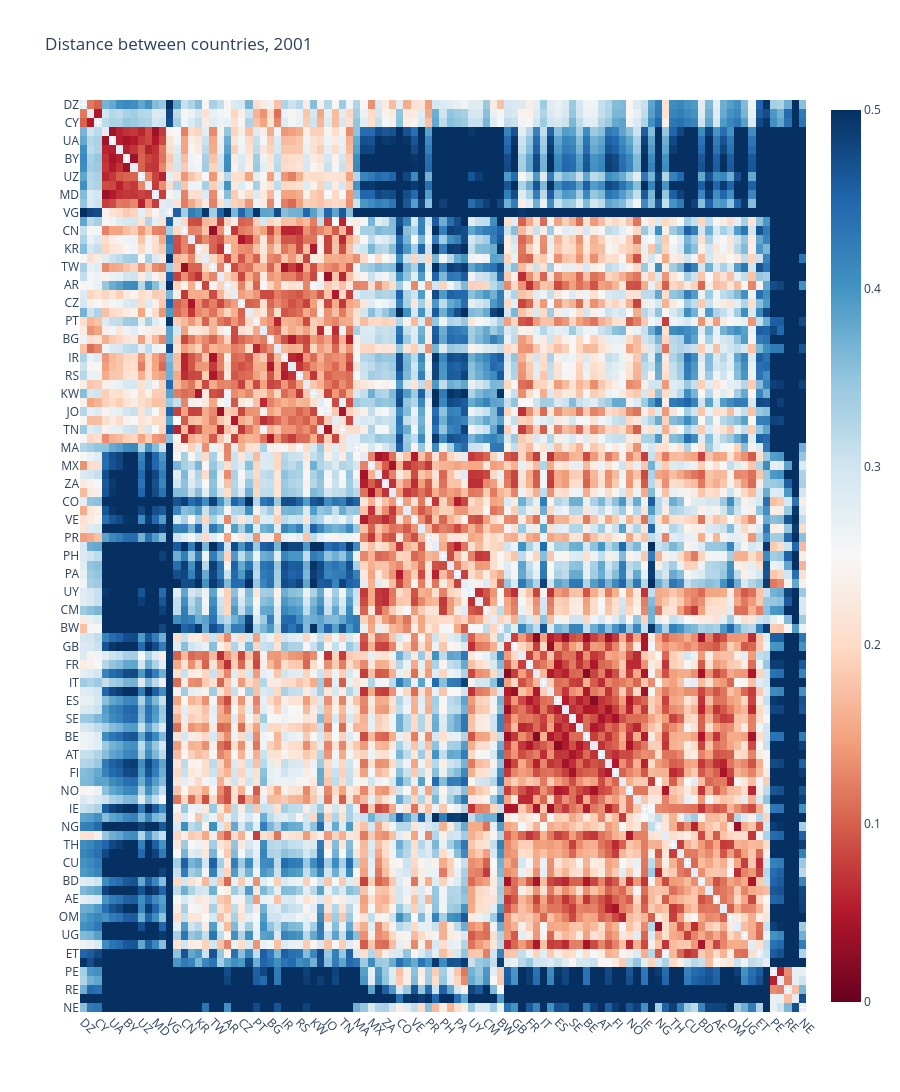

Notebook code for this chart:
### Code cell
country_labels = df_map.sort_values(["cluster", "total_articles"], ascending=[True, False])["alpha-2"].to_list()

uf.plotly_heatmap(
    df_example.loc[country_labels, country_labels],
    x_labels=country_labels,
    y_labels=country_labels,
    z_min=0, z_max=0.5,
    title=f"Distance between countries, {year}",
    x_type="country", y_type="country"
)

### Figure 1 — Plotly figure (JSON) as saved in the notebook; plotly's stock layout.template omitted (floating-point values rounded to 4 significant figures; data arrays with more than 128 entries replaced by an {"elided": "..."} marker saying what was removed)
{"data": [{"colorscale": [[0, "rgb(103,0,31)"], [0.1, "rgb(178,24,43)"], [0.2, "rgb(214,96,77)"], [0.3, "rgb(244,165,130)"], [0.4, "rgb(253,219,199)"], [0.5, "rgb(247,247,247)"], [0.6, "rgb(209,229,240)"], [0.7, "rgb(146,197,222)"], [0.8, "rgb(67,147,195)"], [0.9, "rgb(33,102,172)"], [1, "rgb(5,48,97)"]], "customdata": {"elided": "101x101x2 str values"}, "hovertemplate": "<b>X: </b>%{customdata[0]}<br><b>Y: </b>%{customdata[1]}<br><b>Z: </b> %{z:.3f}<br><extra></extra>", "type": "heatmap", "x": ["DZ", "LV", "CY", "RU", "UA", "RO", "BY", "AM", "UZ", "GE", "MD", "AZ", "VG", "JP", "CN", "IN", "KR", "PL", "TW", "GR", "AR", "SG", "CZ", "EG", "PT", "HK", "BG", "SI", "IR", "SK", "RS", "EE", "KW", "LT", "JO", "VN", "TN", "KZ", "MA", "BR", "MX", "NZ", "ZA", "CL", "CO", "HR", "VE", "ID", "PR", "CR", "PH", "GH", "PA", "BO", "UY", "ZW", "CM", "SS", "BW", "US", "GB", "DE", "FR", "CA", "IT", "AU", "ES", "NL", "SE", "CH", "BE", "IL", "AT", "DK", "FI", "TR", "NO", "HU", "IE", "SA", "NG", "MY", "TH", "PK", "CU", "KE", "BD", "LB", "AE", "IS", "OM", "LK", "UG", "TZ", "ET", "QA", "PE", "LU", "RE", "SV", "NE"], "y": ["DZ", "LV", "CY", "RU", "UA", "RO", "BY", "AM", "UZ", "GE", "MD", "AZ", "VG", "JP", "CN", "IN", "KR", "PL", "TW", "GR", "AR", "SG", "CZ", "EG", "PT", "HK", "BG", "SI", "IR", "SK", "RS", "EE", "KW", "LT", "JO", "VN", "TN", "KZ", "MA", "BR", "MX", "NZ", "ZA", "CL", "CO", "HR", "VE", "ID", "PR", "CR", "PH", "GH", "PA", "BO", "UY", "ZW", "CM", "SS", "BW", "US", "GB", "DE", "FR", "CA", "IT", "AU", "ES", "NL", "SE", "CH", "BE", "IL", "AT", "DK", "FI", "TR", "NO", "HU", "IE", "SA", "NG", "MY", "TH", "PK", "CU", "KE", "BD", "LB", "AE", "IS", "OM", "LK", "UG", "TZ", "ET", "QA", "PE", "LU", "RE", "SV", "NE"], "z": {"elided": "101x101 float values"}, "zmax": 0.5, "zmin": 0}], "layout": {"height": 2020, "title": {"text": "Distance between countries, 2001"}, "xaxis": {"automargin": true, "tickangle": 45}, "yaxis": {"automargin": true, "autorange": "reversed"}}}
